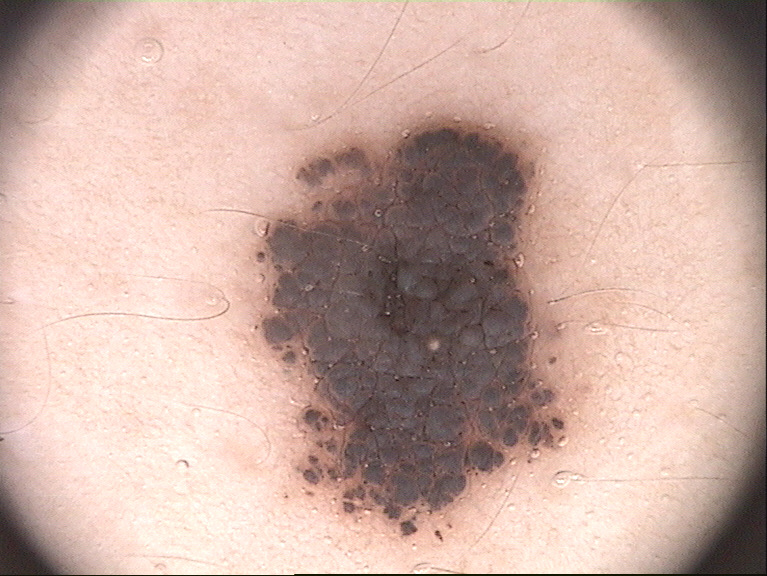
#> input picture wybrane zdj/potwierdzone/IMD078.bmp, 767 x 576 px; its folder holds only this picture in this run
$ python mask_segmentation.py
#> lines starting #> are read from the running program, lines starting #| are printed output that depends on the picture; after the words box and inside, x2 and y2 are one past the last pixel; in counts of white or black regions, pixels touching at a corner belong together
#> further down, image is the input picture: shape (576, 767, 3); mean B, G, R 163.1, 173.2, 203
### preprocessing.py
import cv2
import numpy as np

def extract_lesion(image):
    # Konwersja na skalę szarości
    gray = cv2.cvtColor(image, cv2.COLOR_BGR2GRAY)
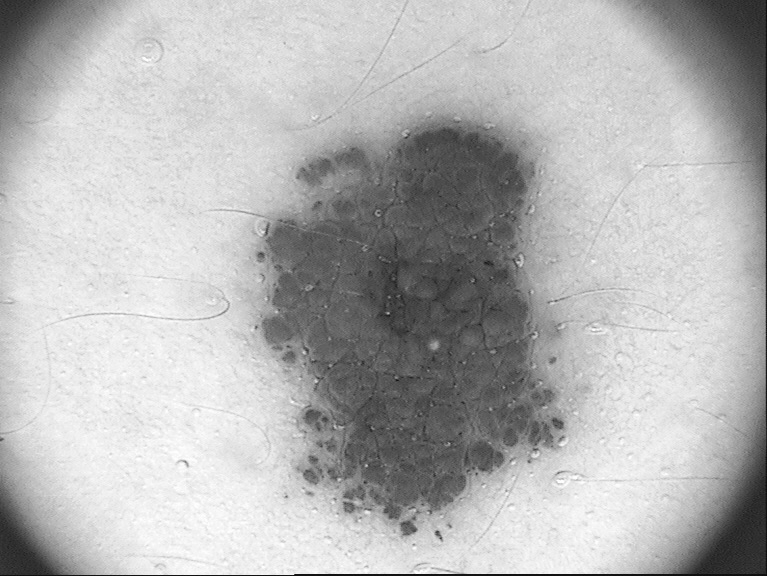
#> gray: shape (576, 767); min 10, max 255, mean 181

    # Rozmycie Gaussa
    blurred = cv2.GaussianBlur(gray, (29, 29), 0)

    # Progowanie metodą Otsu
    _, thresh = cv2.threshold(blurred, 0, 255, cv2.THRESH_BINARY_INV + cv2.THRESH_OTSU)
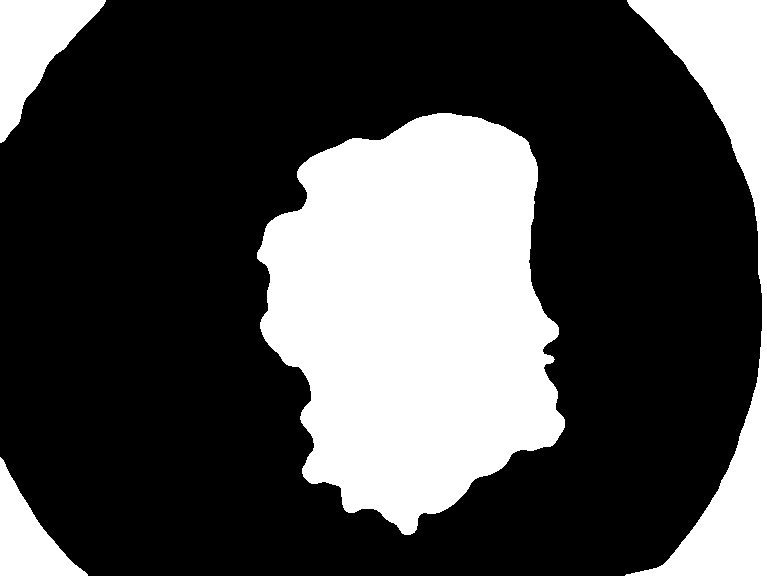
#> thresh: shape (576, 767); 29% white; 4 white regions

    # Wykrywanie konturów
    contours, _ = cv2.findContours(thresh, cv2.RETR_EXTERNAL, cv2.CHAIN_APPROX_SIMPLE)
#> contours = 4 contours; box (x1, y1, x2, y2) and area: (257, 113, 565, 535) 91491, (625, 0, 767, 576) 23724, (0, 0, 106, 143) 6952, (0, 457, 88, 576) 4428

    # Usunięcie mniejszych konturów (mogą to być włosy lub szumy)
    for contour in contours:
        if cv2.contourArea(contour) < 10000:  # Próg do dostosowania
            cv2.drawContours(thresh, [contour], -1, 0, -1)
#> this loop made 4 passes
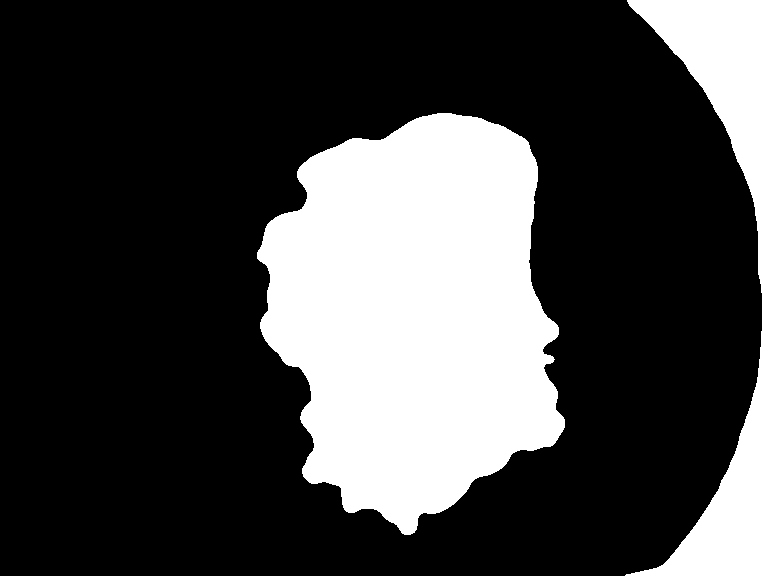
#> thresh: shape (576, 767); 26.4% white; 2 white regions

    # Ponowne wykrycie konturów po usunięciu mniejszych
    contours, _ = cv2.findContours(thresh, cv2.RETR_EXTERNAL, cv2.CHAIN_APPROX_SIMPLE)
#> contours = 2 contours; box (x1, y1, x2, y2) and area: (257, 113, 565, 535) 91491, (625, 0, 767, 576) 23724

    if len(contours) > 1:
        # Usunięcie konturów dotykających krawędzi obrazu
        h, w = thresh.shape
#> h = 576; w = 767
        valid_contours = []
        for contour in contours:
            for point in contour:
                x, y = point[0]
                # Jeśli kontur dotyka którejkolwiek krawędzi, odrzuć go
                if x <= 0 or y <= 0 or x >= w - 1 or y >= h - 1:
                    break
            else:
                # Jeśli kontur nie dotyka krawędzi, dodaj go do listy
                valid_contours.append(contour)
#> this loop made 2 passes
#> after the loop, valid_contours = 1 contour; box (x1, y1, x2, y2) and area: (257, 113, 565, 535) 91491
    else:
        valid_contours = contours
    # Znalezienie największego konturu spośród ważnych
    if valid_contours:
        largest_contour = max(valid_contours, key=cv2.contourArea)
#> largest_contour = contour of 594 points, box (x1, y1, x2, y2) (257, 113, 565, 535), area 91491
    else:
        raise ValueError("Nie znaleziono odpowiedniego konturu dla znamienia.")

    # Tworzenie maski dla największego konturu
    lesion_mask = np.zeros_like(gray)
    cv2.drawContours(lesion_mask, [largest_contour], -1, 255, thickness=cv2.FILLED)
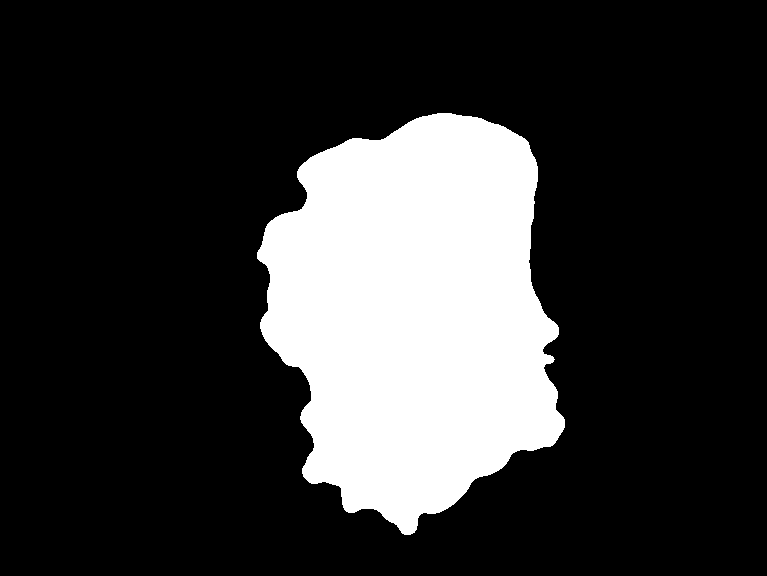
#> lesion_mask: shape (576, 767); 20.8% white; 1 white region, box (x1, y1, x2, y2) and area: (257, 113, 565, 535) 92082

    # Wyodrębnienie znamienia za pomocą maski
    extracted_lesion = cv2.bitwise_and(image, image, mask=lesion_mask)
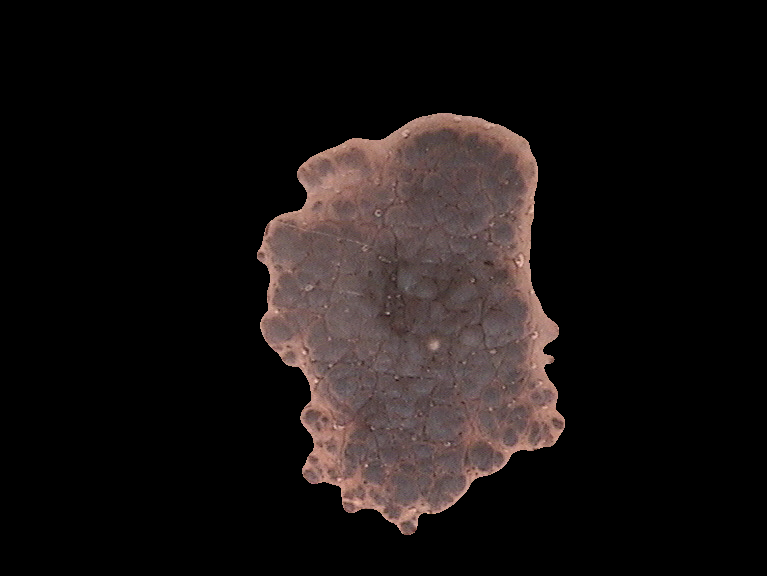
#> extracted_lesion: shape (576, 767, 3); mean B, G, R 18.5, 19.3, 24.6

    return extracted_lesion, lesion_mask, largest_contour

### mask_segmentation.py
import os
import cv2
import matplotlib.pyplot as plt
import preprocessing as ps

# [69 lines of commented-out code are left out]
image_dir = 'wybrane zdj/potwierdzone'            # Folder ze zdjęciami
output_dir = 'maski2/potwierdzone'                 # Folder do zapisu masek wygenerowanych

# Utwórz folder wyjściowy jeśli nie istnieje
os.makedirs(output_dir, exist_ok=True)

# Pobierz listę wszystkich plików BMP
image_files = [f for f in os.listdir(image_dir) if f.lower().endswith('.bmp')]

# Przejdź po każdym pliku
for image_file in sorted(image_files):
    print(f"\nPrzetwarzanie pliku: {image_file}")

    image_path = os.path.join(image_dir, image_file)

    # Wczytanie obrazu
    image = cv2.imread(image_path)
    if image is None:
        print("❌ Nie udało się wczytać obrazu.")
        continue

    # Ekstrakcja zmiany i maski automatycznej
    try:
        lesion, mask_auto, largest_contour = ps.extract_lesion(image)
    except Exception as e:
        print(f"❌ Błąd w extract_lesion: {e}")
        continue

    # Przygotowanie nazwy pliku wynikowego
    output_file = os.path.splitext(image_file)[0] + '_mask_auto.bmp'
    output_path = os.path.join(output_dir, output_file)

    # Zapis maski jako plik BMP
    cv2.imwrite(output_path, mask_auto)

    print(f"✅ Zapisano maskę do: {output_path}")

$ run again, on wybrane zdj/potwierdzone/IMD242.bmp
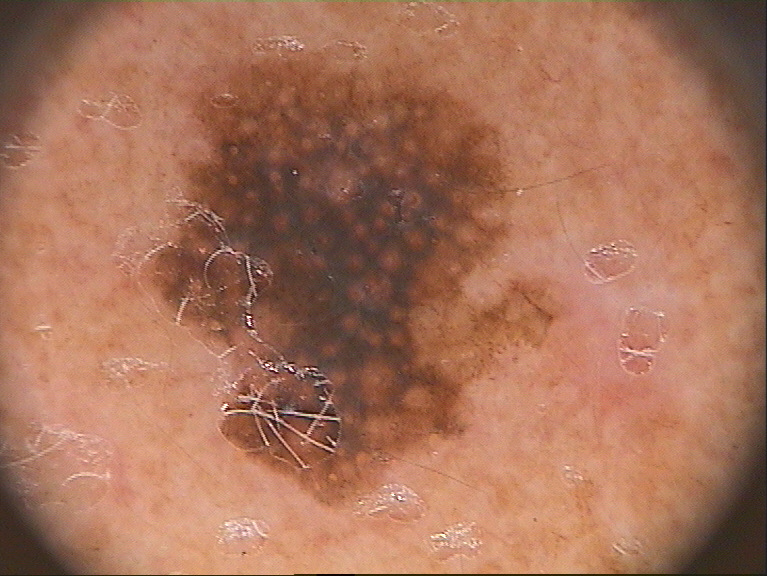
#> input picture wybrane zdj/potwierdzone/IMD242.bmp, 767 x 576 px
#> image is the input picture: shape (576, 767, 3); mean B, G, R 90.9, 114.7, 167.9
#> in extract_lesion, `contours, _ = cv2.findContours(thresh, cv2.RETR_EXTERNAL, cv2.CHAIN_AP..`: contours = 8 contours; box (x1, y1, x2, y2) and area: (155, 58, 506, 487) 100642, (597, 0, 767, 576) 29291, (0, 0, 138, 195) 10308, (0, 407, 109, 576) 6895, (471, 303, 508, 337) 768, (513, 286, 533, 302) 188, (534, 305, 552, 321) 148, (241, 381, 251, 394) 79
#> the loop in extract_lesion, `for contour in contours:` made 8 passes
#> after the loop in extract_lesion, `for contour in contours:`:
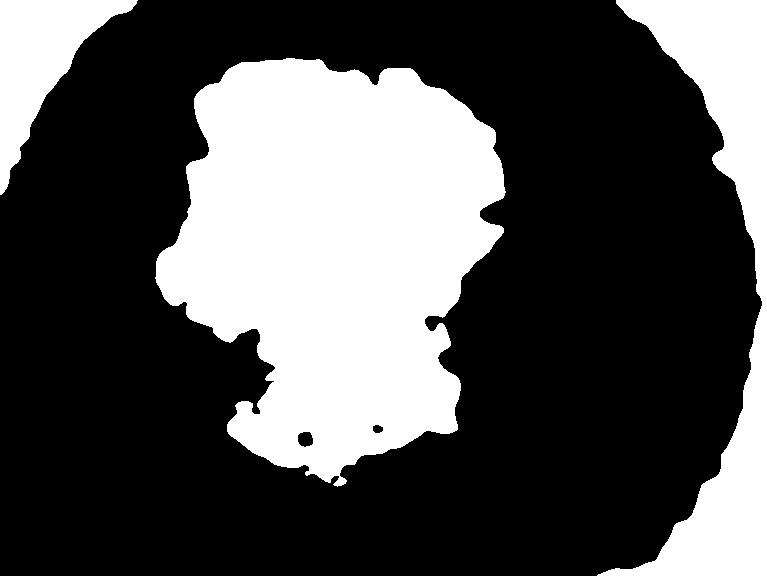
#> thresh: shape (576, 767); 32.1% white; 3 white regions
#> in extract_lesion, `contours, _ = cv2.findContours(thresh, cv2.RETR_EXTERNAL, cv2.CHAIN_AP..`: contours = 3 contours; box (x1, y1, x2, y2) and area: (155, 58, 506, 487) 100642, (597, 0, 767, 576) 29291, (0, 0, 138, 195) 10308
#> the loop in extract_lesion, `for contour in contours:` made 3 passes
#> after the loop in extract_lesion, `for contour in contours:`: valid_contours = 1 contour; box (x1, y1, x2, y2) and area: (155, 58, 506, 487) 100642
#> in extract_lesion, `largest_contour = max(valid_contours, key=cv2.contourArea)`: largest_contour = contour of 736 points, box (x1, y1, x2, y2) (155, 58, 506, 487), area 100642
#> lesion_mask: shape (576, 767); 22.9% white; 1 white region, box (x1, y1, x2, y2) and area: (155, 58, 506, 487) 101376
#> in extract_lesion, `extracted_lesion = cv2.bitwise_and(image, image, mask=lesion_mask)`:
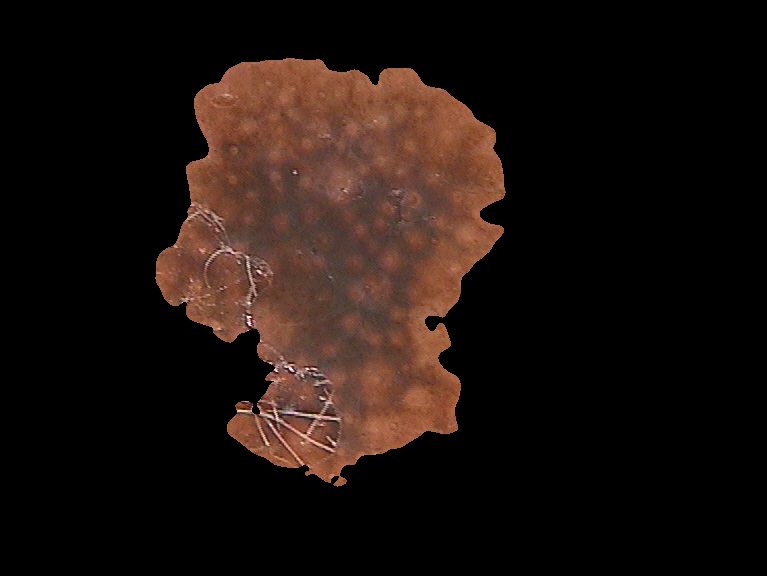
#> extracted_lesion: shape (576, 767, 3); mean B, G, R 13.9, 17.9, 28.6

$ run again, on wybrane zdj/potwierdzone/IMD285.bmp
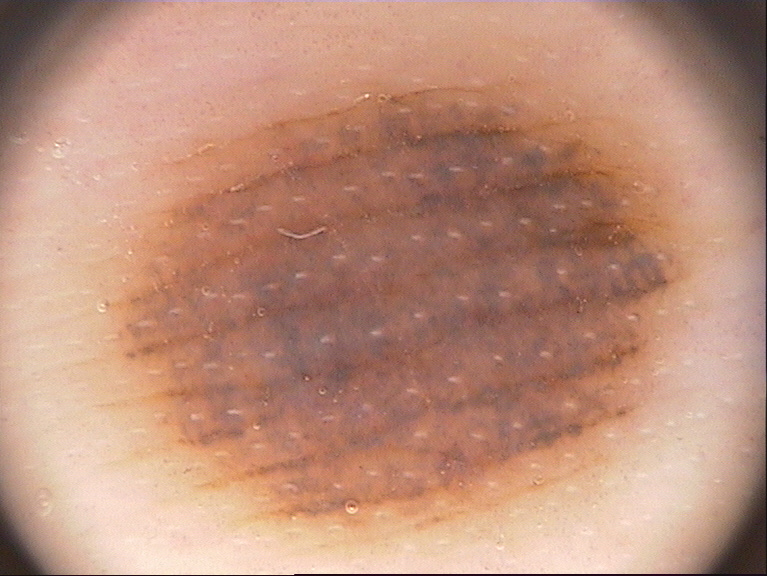
#> input picture wybrane zdj/potwierdzone/IMD285.bmp, 767 x 576 px
#> image is the input picture: shape (576, 767, 3); mean B, G, R 123.1, 143.2, 188.9
#> in extract_lesion, `contours, _ = cv2.findContours(thresh, cv2.RETR_EXTERNAL, cv2.CHAIN_AP..`: contours = 4 contours; box (x1, y1, x2, y2) and area: (131, 78, 680, 512) 169226, (600, 0, 767, 576) 24880, (0, 0, 147, 196) 11746, (0, 461, 73, 576) 3548
#> the loop in extract_lesion, `for contour in contours:` made 4 passes
#> after the loop in extract_lesion, `for contour in contours:`:
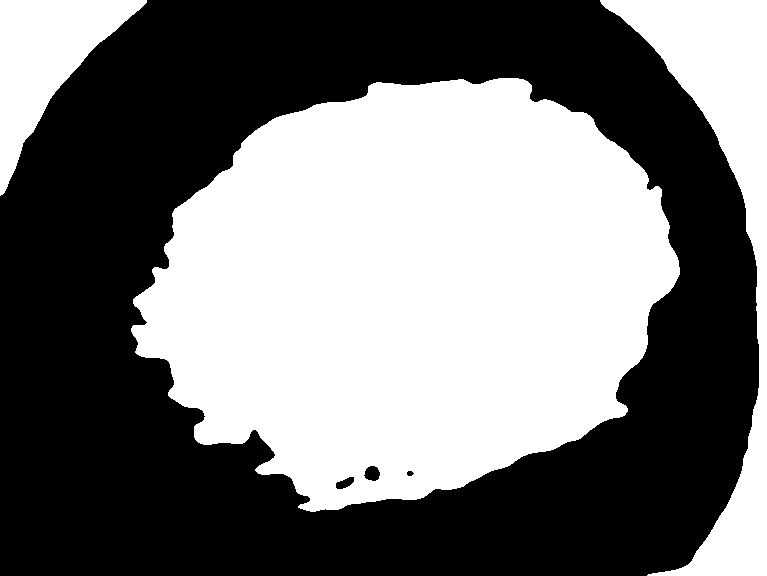
#> thresh: shape (576, 767); 46.9% white; 3 white regions
#> in extract_lesion, `contours, _ = cv2.findContours(thresh, cv2.RETR_EXTERNAL, cv2.CHAIN_AP..`: contours = 3 contours; box (x1, y1, x2, y2) and area: (131, 78, 680, 512) 169226, (600, 0, 767, 576) 24880, (0, 0, 147, 196) 11746
#> the loop in extract_lesion, `for contour in contours:` made 3 passes
#> after the loop in extract_lesion, `for contour in contours:`: valid_contours = 1 contour; box (x1, y1, x2, y2) and area: (131, 78, 680, 512) 169226
#> in extract_lesion, `largest_contour = max(valid_contours, key=cv2.contourArea)`: largest_contour = contour of 770 points, box (x1, y1, x2, y2) (131, 78, 680, 512), area 169226
#> lesion_mask: shape (576, 767); 38.5% white; 1 white region, box (x1, y1, x2, y2) and area: (131, 78, 680, 512) 170032
#> in extract_lesion, `extracted_lesion = cv2.bitwise_and(image, image, mask=lesion_mask)`:
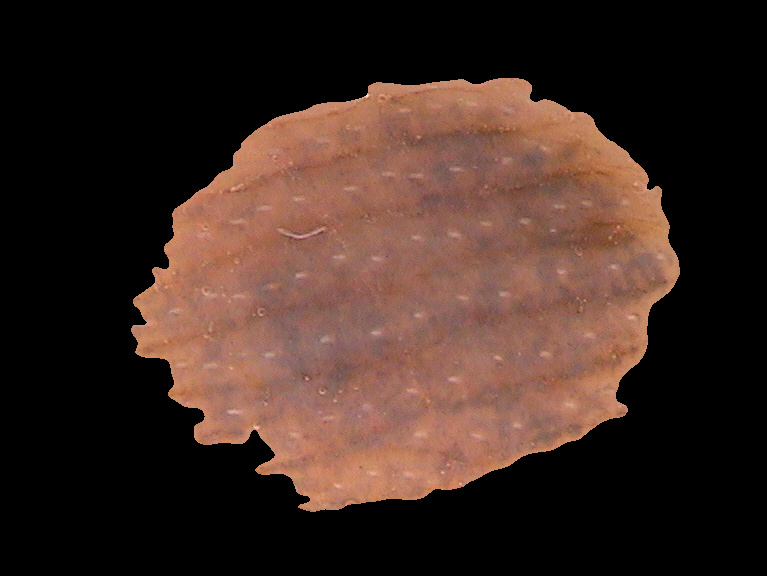
#> extracted_lesion: shape (576, 767, 3); mean B, G, R 35.1, 42.3, 63.2

$ run again, on wybrane zdj/potwierdzone/IMD405.bmp
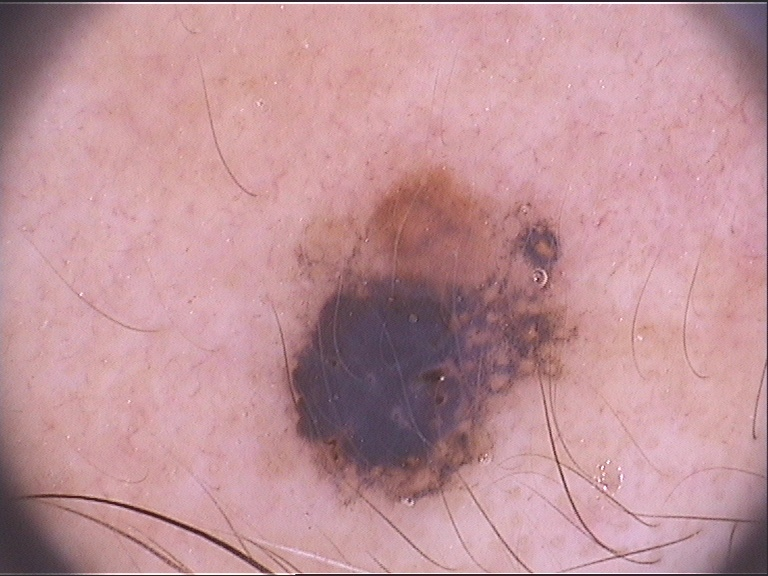
#> input picture wybrane zdj/potwierdzone/IMD405.bmp, 768 x 576 px
#> image is the input picture: shape (576, 768, 3); mean B, G, R 152.6, 146.2, 191
#> in extract_lesion, `contours, _ = cv2.findContours(thresh, cv2.RETR_EXTERNAL, cv2.CHAIN_AP..`: contours = 8 contours, 2 with area under 20; largest, box (x1, y1, x2, y2) and area: (280, 174, 572, 502) 62216, (0, 404, 96, 576) 8472, (0, 0, 107, 173) 7810, (687, 0, 768, 132) 4538, (687, 464, 768, 576) 3752, (123, 505, 270, 576) 996
#> the loop in extract_lesion, `for contour in contours:` made 8 passes
#> contour on pass 5: [[516, 214], [517, 214]]
#> after the loop in extract_lesion, `for contour in contours:`:
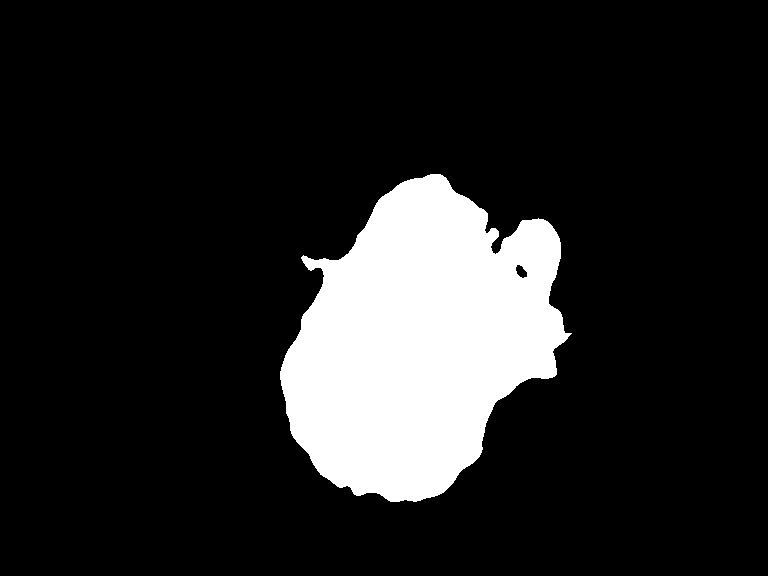
#> thresh: shape (576, 768); 14.2% white; 1 white region
#> in extract_lesion, `contours, _ = cv2.findContours(thresh, cv2.RETR_EXTERNAL, cv2.CHAIN_AP..`: contours = 1 contour; box (x1, y1, x2, y2) and area: (280, 174, 572, 502) 62216
#> valid_contours has the same summary as contours
#> in extract_lesion, `largest_contour = max(valid_contours, key=cv2.contourArea)`: largest_contour = contour of 543 points, box (x1, y1, x2, y2) (280, 174, 572, 502), area 62216
#> lesion_mask: shape (576, 768); 14.2% white; 1 white region, box (x1, y1, x2, y2) and area: (280, 174, 572, 502) 62723
#> in extract_lesion, `extracted_lesion = cv2.bitwise_and(image, image, mask=lesion_mask)`:
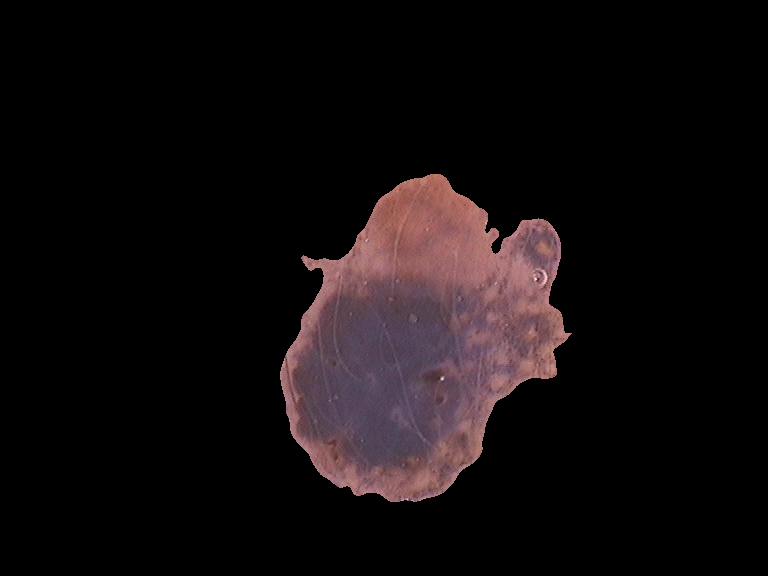
#> extracted_lesion: shape (576, 768, 3); mean B, G, R 13.7, 12.6, 17.9
